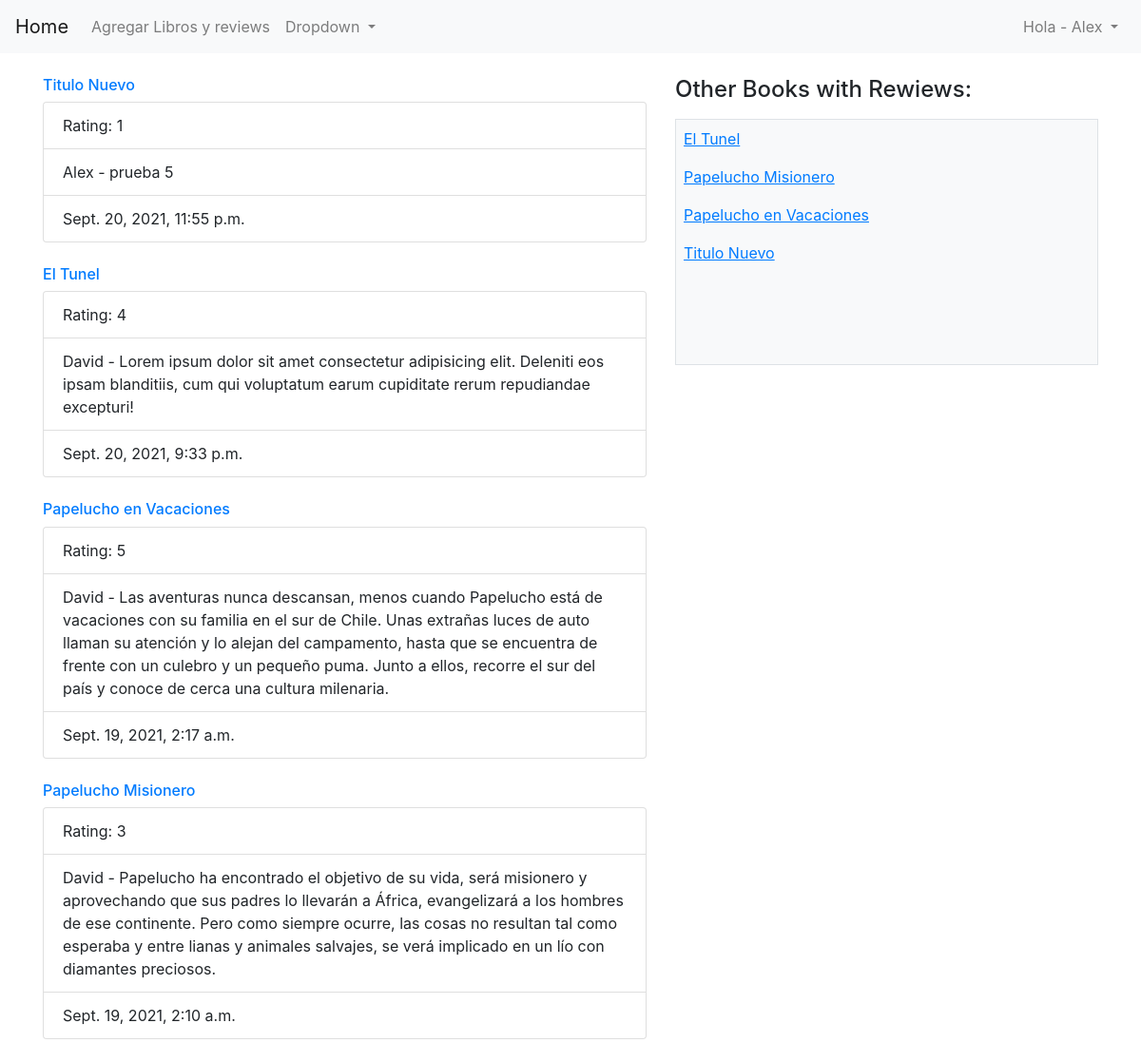
The app's page /libros/ (signed in) with its own data.
### login/models.py (models this page shows)
class User(models.Model):
    id = models.AutoField(primary_key=True)
    nombre = models.CharField(max_length=40)
    alias = models.CharField(max_length=40)
    email = models.CharField(max_length=40)
    password = models.CharField(max_length=255)
    rol = models.PositiveIntegerField(default=1)
    created_at = models.DateTimeField(auto_now_add=True)
    updated_at = models.DateTimeField(auto_now=True)
    objects = UserManager()

class Libro(models.Model):
    id = models.AutoField(primary_key=True)
    titulo = models.CharField(max_length=40)
    autor = models.ForeignKey(Autor, on_delete=CASCADE, related_name="libros")

class Review(models.Model):
    id = models.AutoField(primary_key=True)
    usuario = models.ForeignKey(User, on_delete=CASCADE, related_name="reviewer")
    contenido = models.TextField(default='')
    libro = models.ForeignKey(Libro, on_delete=CASCADE, related_name="librox")
    created_at = models.DateTimeField(auto_now_add=True)
    updated_at = models.DateTimeField(auto_now=True)
    rating = models.IntegerField(default=0)

### home/views.py (the view)
# urls.py: path('libros/', include('home.urls')),
def libros(request):
    if 'user_id' not in request.session:
        return redirect('login')
    context = {
        "active_user": User.objects.get(id=request.session['user_id']),
        "lista_libros": Libro.objects.all().order_by('id').reverse(),
        "lista_libros2": Libro.objects.all().order_by('titulo'),
    }
    return render(request, 'libros.html', context)

### login/templates/libros.html (shortened to what this page needs)
<!DOCTYPE html>
<html lang="en">
<head>
    {% load static %}
    <link rel="stylesheet" href="https://cdn.jsdelivr.net/npm/bootstrap@4.6.0/dist/css/bootstrap.min.css">
</head>
<body>
    <div class="wrapper">
        {% include "navbar.html" %}
        <br>
        <div class="container">
            <div class="row">
                <div class="col-7">
                    {% for lista in lista_libros|slice:":" %}
                    <a href=" /libros/{{lista.id}} ">
                        <h6>{{lista.titulo}}</h6>
                    </a>
                    <ul class="list-group ">
                        <li class="list-group-item ">Rating: {{lista.librox.last.rating}}</li>
                        <li class="list-group-item ">{{lista.librox.last.usuario.nombre}} - {{lista.librox.last.contenido}}</li>
                        <li class="list-group-item ">{{lista.librox.last.updated_at}}</li>
                    </ul>
                    <br /> {% endfor%}
                </div>
                <div class="col-5 ">
                    <h4 class="mb-3 ">Other Books with Rewiews:</h4>
                    <div class="h-25 w-100 border border-ligth py-2 px-2 bg-light text-dark overflow-auto ">
                        {% for lista in lista_libros2 %}
                        <a href=" ">
                            <p><ins>{{lista.titulo}}</ins></p>
                        </a>
                        {% endfor %}
                    </div>
                </div>
            </div>
        </div>
    </div>
</body>
</html>

### login/templates/navbar.html (shortened to what this page needs)
<nav class="navbar navbar-expand-lg navbar-light bg-light">
    <a class="navbar-brand" href="/">Home</a>
    <div class="collapse navbar-collapse" id="navbarSupportedContent">
        <ul class="navbar-nav mr-auto">
            <li class="nav-item">
                <a class="nav-link" href="agregar/">Agregar Libros y reviews</a>
            </li>
            <li class="nav-item dropdown">
                <a class="nav-link dropdown-toggle" href="#" id="navbarDropdown" role="button" data-toggle="dropdown" aria-haspopup="true" aria-expanded="false">
          Dropdown
        </a>
            </li>
        </ul>
        <form class="form-inline">
            <ul class="navbar-nav">
                <li class="nav-item dropdown">
                    <a class="nav-link dropdown-toggle" href="#" id="navbarDropdownMenuLink" role="button" data-toggle="dropdown" aria-haspopup="true" aria-expanded="false">
              Hola - {{active_user.nombre}}
            </a>
                </li>
            </ul>
        </form>
    </div>
</nav>

### records on screen
User: nombre "Alex"
Libro: titulo "Titulo Nuevo", librox.last.rating "1", librox.last.usuario.nombre "Alex", librox.last.contenido "prueba 5", librox.last.updated_at "Sept. 20, 2021, 11:55 p.m."
Libro: titulo "El Tunel", librox.last.rating "4", librox.last.usuario.nombre "David", librox.last.contenido "Lorem ipsum dolor sit amet consectetur adipisicing elit. Deleniti eos ipsam blanditiis, cum qui voluptatum earum cupiditate rerum repudiandae excepturi!", librox.last.updated_at "Sept. 20, 2021, 9:33 p.m."
Libro: titulo "Papelucho en Vacaciones", librox.last.rating "5", librox.last.usuario.nombre "David", librox.last.contenido "Las aventuras nunca descansan, menos cuando Papelucho está de vacaciones con su familia en el sur de Chile. Unas extrañas luces de auto llaman su atención y lo alejan del campamento, hasta que se encuentra de frente con un culebro y un pequeño puma. Junto a ellos, recorre el sur del país y conoce de cerca una cultura milenaria.", librox.last.updated_at "Sept. 19, 2021, 2:17 a.m."
Libro: titulo "Papelucho Misionero", librox.last.rating "3", librox.last.usuario.nombre "David", librox.last.contenido "Papelucho ha encontrado el objetivo de su vida, será misionero y aprovechando que sus padres lo llevarán a África, evangelizará a los hombres de ese continente. Pero como siempre ocurre, las cosas no resultan tal como esperaba y entre lianas y animales salvajes, se verá implicado en un lío con diamantes preciosos.", librox.last.updated_at "Sept. 19, 2021, 2:10 a.m."
